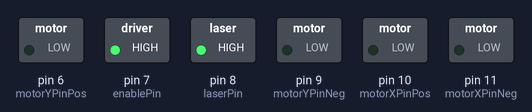
The sketch below on a simulated Arduino Uno, built with avr-gcc and run on an emulated ATmega328P. Parts: switched loads named in the sketch (green lamp = pin HIGH).

Above: at 0.05 s.
At 39.64 s:
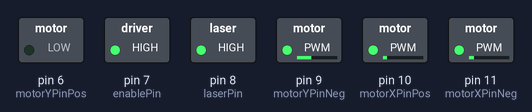
Timing chart, 0 to 40.0 s (numbered marks = the images above):
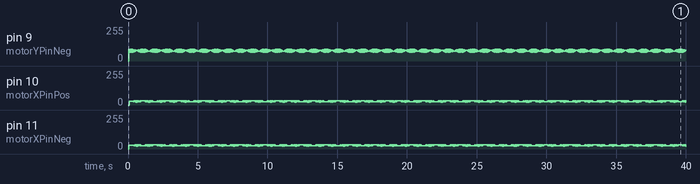

The sketch:

microlaser.ino
```cpp
// (licence header left out)
// This program is distributed in the hope that it will be useful, but WITHOUT ANY
// WARRANTY; without even the implied warranty of MERCHANTABILITY or FITNESS FOR A
// PARTICULAR PURPOSE.  See the GNU General Public License for more details.

// This program is a minimalist laser show
// Created by Richard Ulrich <richi@paraeasy.ch>
// Inspired by :
// http://www.instructables.com/id/Micro-LASER-Show-with-a-CD-Lens-Mechanism/#intro
// http://spt06.chez-alice.fr/00/scan1.htm
// http://luckylarry.co.uk/arduino-projects/control-a-dc-motor-with-arduino-and-l293d-chip/
// http://letsmakerobots.com/node/2074
// http://www.atmel.com/devices/atmega8.aspx

const uint8_t laserPin     =  8;
const uint8_t enablePin    =  7;   // pin 1 on L293D
const uint8_t motorXPinPos = 10;   // pin 2 on L293D
const uint8_t motorXPinNeg = 11;   // pin 7 on L293D
const uint8_t motorYPinPos =  6;   // pin 10 on L293D
const uint8_t motorYPinNeg =  9;   // pin 15 on L293D
const uint8_t steps = 50;
const uint8_t pause = 0;
const float scaleX = 0.35;
const float scaleY = 0.5;

const float offsetX = 0;
const float offsetY = 0.5; // to compensate the missing 4th PWM of the AtMega8
const float scaleXPos = scaleX;
const float scaleXNeg = scaleX;
const float scaleYPos = scaleY;
const float scaleYNeg = 0; // scaleY; -> as the atmega 8 has only 3 PWM channels, this one doesn't work anyway

void setup()
{
    // set all the other pins you're using as outputs:
    pinMode(laserPin,     OUTPUT);
    pinMode(enablePin,    OUTPUT);
    pinMode(motorXPinPos, OUTPUT);
    pinMode(motorXPinNeg, OUTPUT);
    pinMode(motorYPinPos, OUTPUT);
    pinMode(motorYPinNeg, OUTPUT);

    digitalWrite(enablePin, HIGH);
    digitalWrite(laserPin,  HIGH);
}

float angle = 0;

void loop()
{
    const float x = sin(angle) + offsetX;
    const float y = cos(angle) + offsetY;

//	if(angle < 45.0 || angle > 370)
//		y = 0.75 - (y - 0.75);

    if(x >= 0)
    {
        digitalWrite(motorXPinPos, LOW);
        analogWrite(motorXPinNeg, x * scaleXPos * 255);
    }
    else
    {
        analogWrite(motorXPinPos, -x * scaleXNeg * 255);
        digitalWrite(motorXPinNeg, LOW);
    }
    if(y >= 0)
    {
        digitalWrite(motorYPinPos, LOW);
        analogWrite(motorYPinNeg, y * scaleYPos * 255);
    }
    else
    {
        analogWrite(motorYPinPos, -y * scaleYNeg * 255);
        digitalWrite(motorYPinNeg, LOW);
    }

    angle += 2 * PI / steps;
    if(angle > 2 * PI)
        angle = 0.0;
    delay(pause);
}
```
